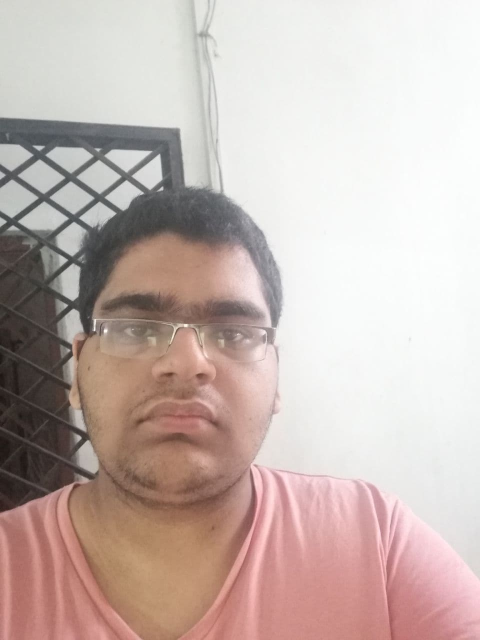
#> input picture Assignment1/CED19I026/CED19I026_selfie.jpg, 960 x 1280 px (shown at 1/2 size)
$ jupyter execute CED19I026_Assignment1.ipynb
#> lines starting #> are read from the running program, lines starting #| are printed output that depends on the picture; after the words box and inside, x2 and y2 are one past the last pixel; in counts of white or black regions, pixels touching at a corner belong together
[cell 1]
import cv2
import matplotlib.pyplot as plt
import numpy as np

img = cv2.imread("CED19I026_selfie.jpg")
#> img is the input picture: shape (1280, 960, 3); mean B, G, R 177.2, 182.6, 199.3
# cv2.imshow("Original",img)
# cv2.waitKey(0)
# cv2.destroyAllWindows()

rgb = cv2.cvtColor(img, cv2.COLOR_BGR2RGB)
gray = cv2.cvtColor(rgb, cv2.COLOR_RGB2GRAY)
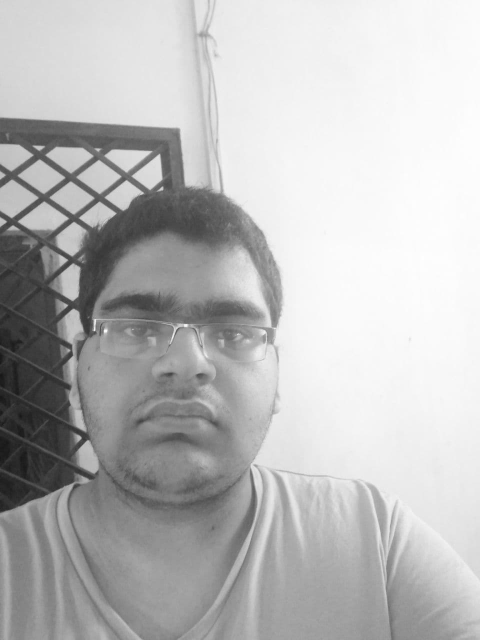
#> gray: shape (1280, 960) (shown at 1/2 size); min 20, max 255, mean 186.9

ret, thres = cv2.threshold(gray, 127, 255, cv2.THRESH_BINARY)
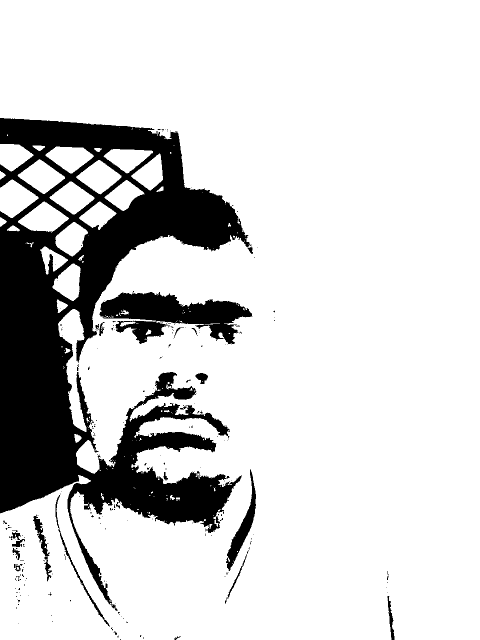
#> thres: shape (1280, 960) (shown at 1/2 size); 82.9% white; 235 black regions (207 under 20 px), largest, box (x1, y1, x2, y2) and area: (0, 236, 500, 1222) 184841, (199, 584, 505, 689) 14373, (452, 939, 512, 1142) 2878

titles = ['original', 'Gray', 'Binary']
images = [rgb, gray, thres]

for i in range(3):
    plt.subplot(1,3,i+1)
    plt.imshow(images[i], 'gray')
    plt.title(titles[i])
    plt.xticks([]), plt.yticks([])
plt.show()
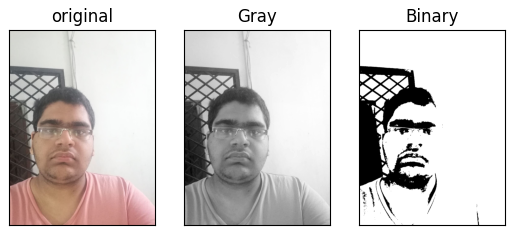
#> figure drawn by matplotlib, 3 panels

print(f"Red Min={rgb[:,:,0].min()}\nRed Max={rgb[:,:,0].max()}\nGreen Min={rgb[:,:,1].min()}\nGreen Max={rgb[:,:,1].max()}\nBlue Min={rgb[:,:,2].min()}\nBlue Max={rgb[:,:,2].max()}\n")
#| Red Min=27
#| Red Max=255
#| Green Min=17
#| Green Max=255
#| Blue Min=15
#| Blue Max=255

imgc = cv2.merge((gray, gray, gray))
imgb = cv2.merge((thres, thres, thres))

final = np.hstack((img, imgc, imgb))
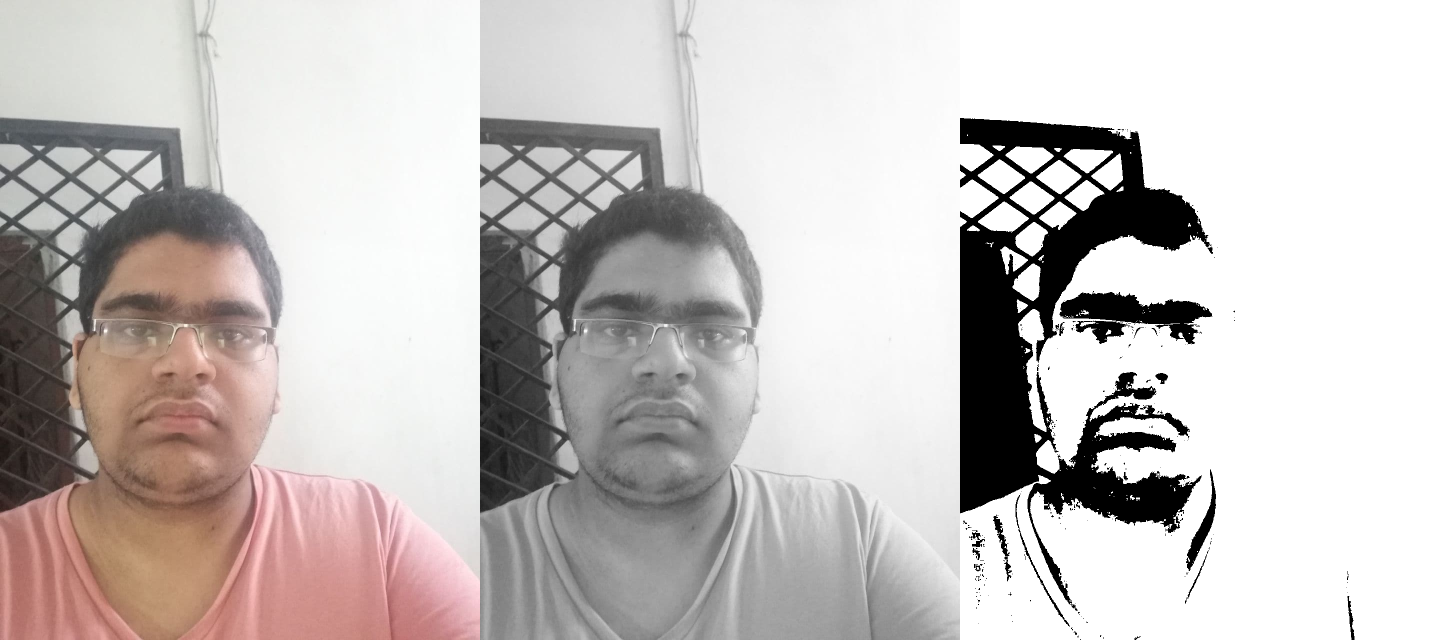
#> final: shape (1280, 2880, 3) (shown at 1/2 size); mean B, G, R 191.9, 193.7, 199.2
finalb = cv2.resize(final,(960, 540))
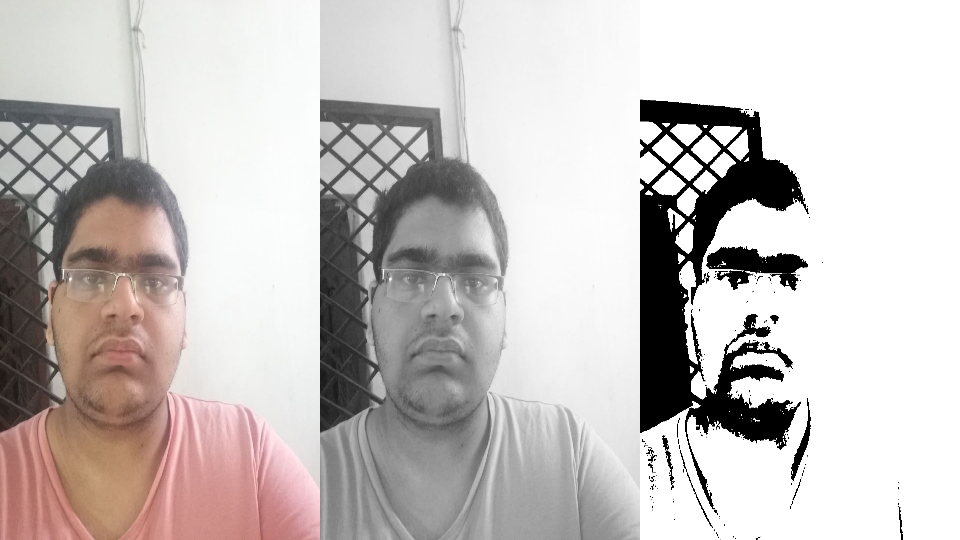
#> finalb: shape (540, 960, 3); mean B, G, R 191.8, 193.6, 199.2
cv2.imshow("Final", finalb)
cv2.waitKey(0)
cv2.destroyAllWindows()
